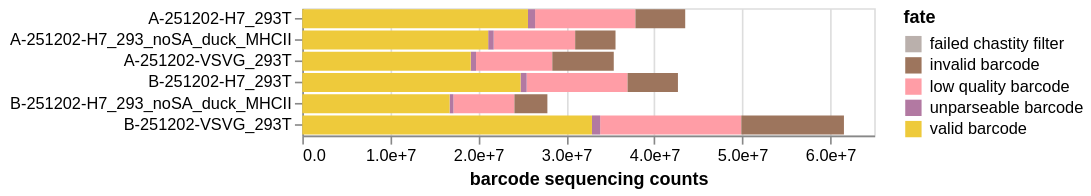

The code cell stored with this chart in its notebook:
### Markdown cell above
## Barcode sequencing stats
Plot "fates" of barcode reads: how many properly aligned to valid barcodes.

### Code cell
selections = [
    alt.selection_point(
        fields=[col],
        bind=alt.binding_select(
            options=[None] + barcode_runs[col].dropna().unique().tolist(),
            labels=["all"] + [str(x) for x in barcode_runs[col].dropna().unique()],
            name=col,
        ),
    )
    for col in ["library", "date"]
]

fate_chart = (
    alt.Chart(count_dfs["fates"])
    .transform_lookup(
        "sample",
        alt.LookupData(barcode_runs, "sample", fields=["date", "library"]),
    )
    .encode(
        x=alt.X(
            "count", title="barcode sequencing counts", axis=alt.Axis(format=".2g")
        ),
        y=alt.Y("sample", title=None, sort=samples),
        color=alt.Color(
            "fate",
            scale=alt.Scale(reverse=True),
        ),
        order=alt.Order("fate", sort="descending"),
        tooltip=[
            alt.Tooltip(c, format=".3g") if c == "count" else c
            for c in count_dfs["fates"].columns.tolist() + ["date:N", "library:N"]
        ],
    )
    .mark_bar()
    .properties(width=350, height=alt.Step(13))
    .configure_axis(labelLimit=500)
)

for selection in selections:
    fate_chart = fate_chart.add_params(selection).transform_filter(selection)

display(fate_chart)

### Figure 1 — Vega-Lite specification as saved in the notebook (floating-point values rounded to 4 significant figures)
{"config": {"view": {"continuousWidth": 300, "continuousHeight": 300}, "axis": {"labelLimit": 500}}, "data": {"name": "data-ad95ec617d3bd90fa2a6d22896422152"}, "mark": {"type": "bar"}, "encoding": {"color": {"field": "fate", "scale": {"reverse": true}, "type": "nominal"}, "order": {"field": "fate", "sort": "descending", "type": "nominal"}, "tooltip": [{"field": "fate", "type": "nominal"}, {"field": "count", "format": ".3g", "type": "quantitative"}, {"field": "sample", "type": "nominal"}, {"field": "date", "type": "nominal"}, {"field": "library", "type": "nominal"}], "x": {"axis": {"format": ".2g"}, "field": "count", "title": "barcode sequencing counts", "type": "quantitative"}, "y": {"field": "sample", "sort": ["A-251202-H7_293T", "A-251202-H7_293_noSA_duck_MHCII", "A-251202-VSVG_293T", "B-251202-H7_293T", "B-251202-H7_293_noSA_duck_MHCII", "B-251202-VSVG_293T"], "title": null, "type": "nominal"}}, "height": {"step": 13}, "params": [{"name": "param_1", "select": {"type": "point", "fields": ["library"]}, "bind": {"input": "select", "options": [null, "A", "B"], "labels": ["all", "A", "B"], "name": "library"}}, {"name": "param_2", "select": {"type": "point", "fields": ["date"]}, "bind": {"input": "select", "options": [null, "2025-12-02"], "labels": ["all", "2025-12-02"], "name": "date"}}], "transform": [{"lookup": "sample", "from": {"data": {"name": "data-c0d74825532ff2127b0b12283fe6fad2"}, "key": "sample", "fields": ["date", "library"]}}, {"filter": {"param": "param_1"}}, {"filter": {"param": "param_2"}}], "width": 350, "$schema": "https://vega.github.io/schema/vega-lite/v5.20.1.json", "datasets": {"data-ad95ec617d3bd90fa2a6d22896422152": [{"fate": "low quality barcode", "count": 11403288, "sample": "A-251202-H7_293T"}, {"fate": "unparseable barcode", "count": 808025, "sample": "A-251202-H7_293T"}, {"fate": "failed chastity filter", "count": 0, "sample": "A-251202-H7_293T"}, {"fate": "valid barcode", "count": 25650936, "sample": "A-251202-H7_293T"}, {"fate": "invalid barcode", "count": 5659182, "sample": "A-251202-H7_293T"}, {"fate": "low quality barcode", "count": 9261599, "sample": "A-251202-H7_293_noSA_duck_MHCII"}, {"fate": "unparseable barcode", "count": 623664, "sample": "A-251202-H7_293_noSA_duck_MHCII"}, {"fate": "failed chastity filter", "count": 0, "sample": "A-251202-H7_293_noSA_duck_MHCII"}, {"fate": "valid barcode", "count": 21128204, "sample": "A-251202-H7_293_noSA_duck_MHCII"}, {"fate": "invalid barcode", "count": 4586868, "sample": "A-251202-H7_293_noSA_duck_MHCII"}, {"fate": "low quality barcode", "count": 8671382, "sample": "A-251202-VSVG_293T"}, {"fate": "unparseable barcode", "count": 602696, "sample": "A-251202-VSVG_293T"}, {"fate": "failed chastity filter", "count": 0, "sample": "A-251202-VSVG_293T"}, {"fate": "valid barcode", "count": 19142810, "sample": "A-251202-VSVG_293T"}, {"fate": "invalid barcode", "count": 6984146, "sample": "A-251202-VSVG_293T"}, {"fate": "low quality barcode", "count": 11472712, "sample": "B-251202-H7_293T"}, {"fate": "unparseable barcode", "count": 694384, "sample": "B-251202-H7_293T"}, {"fate": "failed chastity filter", "count": 0, "sample": "B-251202-H7_293T"}, {"fate": "valid barcode", "count": 24803921, "sample": "B-251202-H7_293T"}, {"fate": "invalid barcode", "count": 5723812, "sample": "B-251202-H7_293T"}, {"fate": "low quality barcode", "count": 6934833, "sample": "B-251202-H7_293_noSA_duck_MHCII"}, {"fate": "unparseable barcode", "count": 435792, "sample": "B-251202-H7_293_noSA_duck_MHCII"}, {"fate": "failed chastity filter", "count": 0, "sample": "B-251202-H7_293_noSA_duck_MHCII"}, {"fate": "valid barcode", "count": 16739028, "sample": "B-251202-H7_293_noSA_duck_MHCII"}, {"fate": "invalid barcode", "count": 3747479, "sample": "B-251202-H7_293_noSA_duck_MHCII"}, {"fate": "low quality barcode", "count": 16041313, "sample": "B-251202-VSVG_293T"}, {"fate": "unparseable barcode", "count": 932737, "sample": "B-251202-VSVG_293T"}, {"fate": "failed chastity filter", "count": 0, "sample": "B-251202-VSVG_293T"}, {"fate": "valid barcode", "count": 32922704, "sample": "B-251202-VSVG_293T"}, {"fate": "invalid barcode", "count": 11665009, "sample": "B-251202-VSVG_293T"}], "data-c0d74825532ff2127b0b12283fe6fad2": [{"sample": "A-251202-H7_293T", "library": "A", "date": "2025-12-02"}, {"sample": "A-251202-H7_293_noSA_duck_MHCII", "library": "A", "date": "2025-12-02"}, {"sample": "A-251202-VSVG_293T", "library": "A", "date": "2025-12-02"}, {"sample": "B-251202-H7_293T", "library": "B", "date": "2025-12-02"}, {"sample": "B-251202-H7_293_noSA_duck_MHCII", "library": "B", "date": "2025-12-02"}, {"sample": "B-251202-VSVG_293T", "library": "B", "date": "2025-12-02"}]}}
